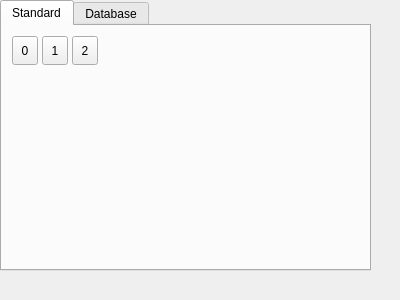
<?xml version="1.0" encoding="UTF-8"?>
<ui version="4.0">
 <class>ComponentsForm</class>
 <widget class="QWidget" name="ComponentsForm">
  <property name="geometry">
   <rect>
    <x>0</x>
    <y>0</y>
    <width>400</width>
    <height>300</height>
   </rect>
  </property>
  <property name="windowTitle">
   <string>Components</string>
  </property>
  <widget class="QTabWidget" name="tabWidget">
   <property name="geometry">
    <rect>
     <x>0</x>
     <y>0</y>
     <width>371</width>
     <height>271</height>
    </rect>
   </property>
   <property name="currentIndex">
    <number>0</number>
   </property>
   <widget class="QWidget" name="tab">
    <attribute name="title">
     <string>Standard</string>
    </attribute>
    <widget class="QToolButton" name="toolButton">
     <property name="geometry">
      <rect>
       <x>10</x>
       <y>10</y>
       <width>26</width>
       <height>29</height>
      </rect>
     </property>
     <property name="text">
      <string>0</string>
     </property>
    </widget>
    <widget class="QToolButton" name="toolButton_2">
     <property name="geometry">
      <rect>
       <x>40</x>
       <y>10</y>
       <width>26</width>
       <height>29</height>
      </rect>
     </property>
     <property name="text">
      <string>1</string>
     </property>
    </widget>
    <widget class="QToolButton" name="toolButton_3">
     <property name="geometry">
      <rect>
       <x>70</x>
       <y>10</y>
       <width>26</width>
       <height>29</height>
      </rect>
     </property>
     <property name="text">
      <string>2</string>
     </property>
    </widget>
   </widget>
   <widget class="QWidget" name="tab_2">
    <attribute name="title">
     <string>Database</string>
    </attribute>
   </widget>
  </widget>
 </widget>
 <resources/>
 <connections/>
</ui>
